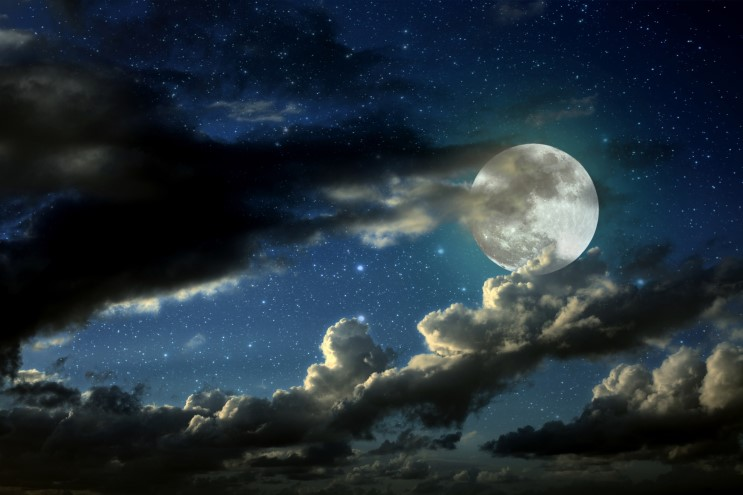
#> input picture 2021_SELF_STUDY/Python + OpenCV/picture/moon.jpg, 743 x 495 px
$ jupyter execute --allow-errors '2. OpenCV 이미지 처리.ipynb'
#> lines starting #> are read from the running program, lines starting #| are printed output that depends on the picture
[cell 1]
import numpy as np
import cv2
import matplotlib.pyplot as plt

### resize
* 크기 줄일때 : INTER_AREA
* 크기 늘릴때 : INTER_CUBIC, INTER_LINEAR

[cell 2]
image = cv2.imread('../Python + OpenCV/picture/moon.jpg')
#> image is the input picture: shape (495, 743, 3); mean B, G, R 56.2, 46.7, 33.8
print(image.shape)
#| (495, 743, 3)

[cell 3]
cv2.imshow('title', image)
cv2.waitKey(0)
cv2.destroyAllWindows()

[cell 4]
height, width = image.shape[:2]
#> height = 495; width = 743

[cell 5]
shrink = cv2.resize(image, None, fx = 0.5, fy = 0.5, interpolation = cv2.INTER_AREA)

expand1 = cv2.resize(image, (width*2, height*2), interpolation=cv2.INTER_CUBIC)

expand2 = cv2.resize(image, None, fx = 2, fy = 2, interpolation = cv2.INTER_CUBIC)

[cell 6]
cv2.imshow('shink', shrink)
cv2.waitKey(0)
cv2.destroyAllWindows()

print(shrink.shape)
#| (248, 372, 3)

[cell 7]
cv2.imshow('expand1', expand1)
cv2.waitKey(0)
cv2.destroyAllWindows()

print(expand1.shape)
#| (990, 1486, 3)

[cell 8]
cv2.imshow('expand2', expand2)
cv2.waitKey(0)
cv2.destroyAllWindows()

print(expand2.shape)
#| (990, 1486, 3)

### Translation
* warpAffine() : 이미지의 위치를 변경

[cell 9]
rows, cols = image.shape[:2]
#> rows = 495; cols = 743

M = np.float32([[1, 0, 10], [0, 1, 20]]) # x축으로는 10, y축으로는 20 이동

dst = cv2.warpAffine(image, M, (cols, rows))
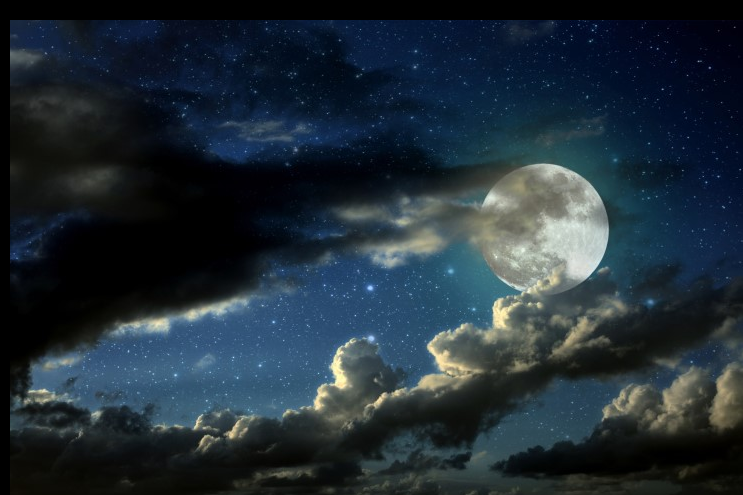
#> dst: shape (495, 743, 3); mean B, G, R 55.1, 45.6, 32.8

cv2.imshow('title', dst)
cv2.waitKey(0)
cv2.destroyAllWindows()

### Rotate
* getRotationMatrix2D(): 사진을 시계 반대방향으로 회전

[cell 10]
print(image.shape)
#| (495, 743, 3)

[cell 11]
rows, cols = image.shape[:2]

M = cv2.getRotationMatrix2D((cols/2, rows/2), 60, 0.5) # 중심좌표 = 가로/2, 세로/2

dst = cv2.warpAffine(image, M, (cols, rows))
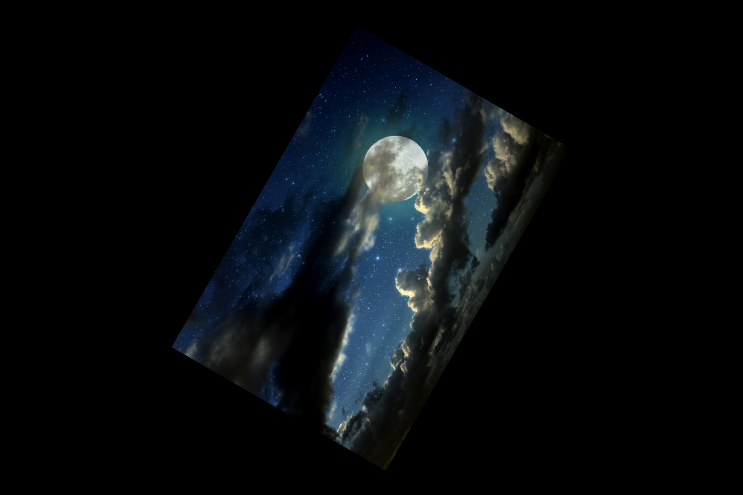
#> dst: shape (495, 743, 3); mean B, G, R 14, 11.7, 8.4

cv2.imshow('title', dst)
cv2.waitKey(0)
cv2.destroyAllWindows()

### Flip
대칭 변환

flipCode
* 양수 : 좌우대칭
* 0 : 상하대칭
* 음수 : 상하, 좌우 대칭

[cell 12]
img = cv2.imread('../Python + OpenCV/picture/moon.jpg')
print(img.shape)
#| (495, 743, 3)

[cell 13]
img = cv2.cvtColor(img, cv2.COLOR_BGR2RGB)

plt.imshow(img)
plt.show()

[cell 14]
result1 = cv2.flip(img, 1) # 좌우대칭
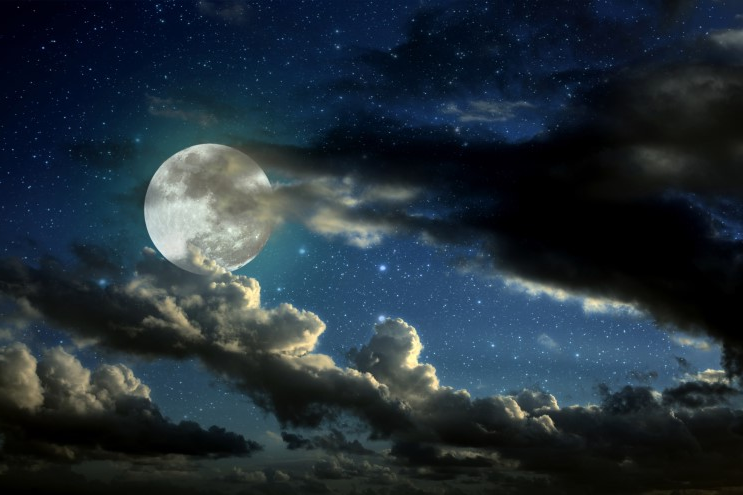
#> result1: shape (495, 743, 3); mean R, G, B 33.8, 46.7, 56.2

plt.imshow(result1)
plt.show()

[cell 15]
result2 = cv2.flip(img, 0) # 상하대칭
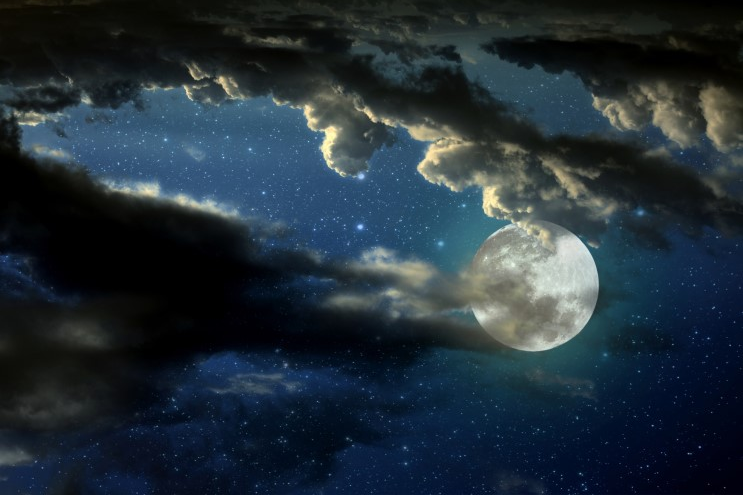
#> result2: shape (495, 743, 3); mean R, G, B 33.8, 46.7, 56.2

plt.imshow(result2)
plt.show()

[cell 16]
result3 = cv2.flip(img, -1) #상하좌우
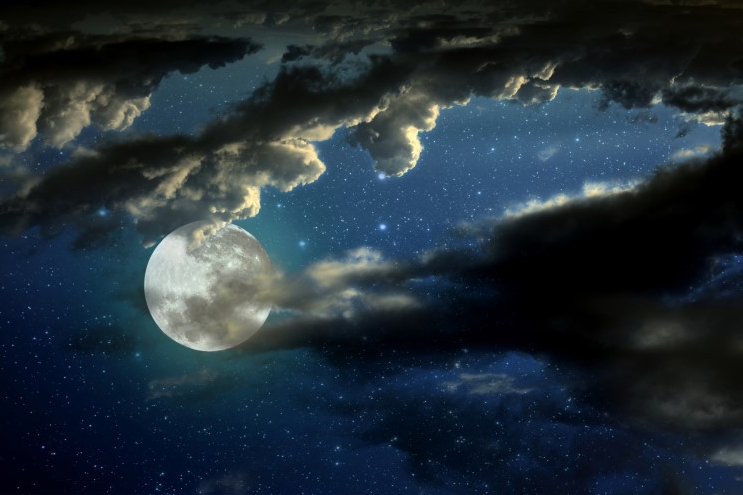
#> result3: shape (495, 743, 3); mean R, G, B 33.8, 46.7, 56.2

plt.imshow(result3)
plt.show()

### Affine Transformation
선의 평행선을 유지하면서 이미지를 변환
* 기준점 3개 → 이동 + 확대 + scale + 반전

[cell 17]
rows, cols, ch = image.shape
#> ch = 3

pts1 = np.float32([[200, 100], [400, 100], [200, 400]])
pts2 = np.float32([[200, 300], [400, 200], [200, 400]])

cv2.circle(image, (200, 100), 10, (255 , 0, 0), -1)
cv2.circle(image, (400, 100), 10, (0, 255, 0), -1)
cv2.circle(image, (200, 200), 10, (0, 0, 255), -1)

M = cv2.getAffineTransform(pts1, pts2) #pst1 이 pst2 로 이동

dst = cv2.warpAffine(image, M, (cols, rows))
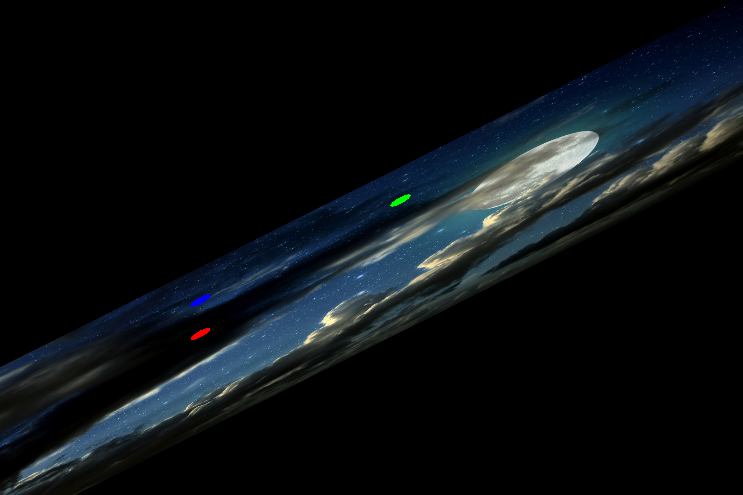
#> dst: shape (495, 743, 3); mean B, G, R 18.8, 15.6, 11.3

cv2.imshow('title', dst)
cv2.waitKey(0)
cv2.destroyAllWindows()

[cell 18]
plt.subplot(121), plt.imshow(image[:, :, ::-1]), plt.title('Image')
plt.subplot(122), plt.imshow(dst[:, :, ::-1]), plt.title('Affine')
plt.show()
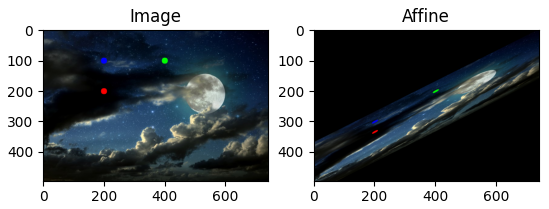
#> figure drawn by matplotlib, 2 panels

### Perspective Transformation
* 원근법을 유지하면서 변환 = 직선의 성질 유지, 평행성은 유지 X

[cell 19]
from PIL import Image
import requests
from io import BytesIO

url = 'https://cdn.pixabay.com/photo/2015/04/04/06/54/train-706219_960_720.jpg'
#> (the rest of this cell did not finish here and is left out)

[cell 20]
image = np.asarray(image)
print(image.shape)
#| (495, 743, 3)

[cell 21]
image = cv2.cvtColor(image, cv2.COLOR_RGB2BGR)

cv2.imshow('title', image)
cv2.waitKey(0)
cv2.destroyAllWindows()

[cell 22]
### 시계방향으로 좌표 지정해주자
top_left = (180, 300)
top_right = (270, 300)
bottom_right = (400, 550)
bottom_left = (80, 550)

# 원래 좌표 정보
pts1 = np.float32([top_left, top_right, bottom_right, bottom_left])

w1 = abs(bottom_right[0] - bottom_left[0]) # 하단부 가로
w2 = abs(top_right[0] - top_left[0]) # 상단부 가로
h1 = abs(top_right[1] - bottom_right[1]) # 오른쪽 세로
h2 = abs(top_left[1] - bottom_left[1]) # 왼쪽 세로

max_width = max([w1, w2])
max_height = max([h1, h2])

# 새 좌표 정보 → 정
pts2 = np.float32([[0, 0],
                  [max_width -1, 0], # 가로 -1, 0
                  [max_width -1, max_height-1], # 가로 -1, 세로 -1
                  [0, max_height-1]]) # 0, 세로 -1

[cell 23]
cv2.circle(image, top_left, 10, (255, 0, 0), -1)
cv2.circle(image, top_right, 10, (0, 255, 0), -1)
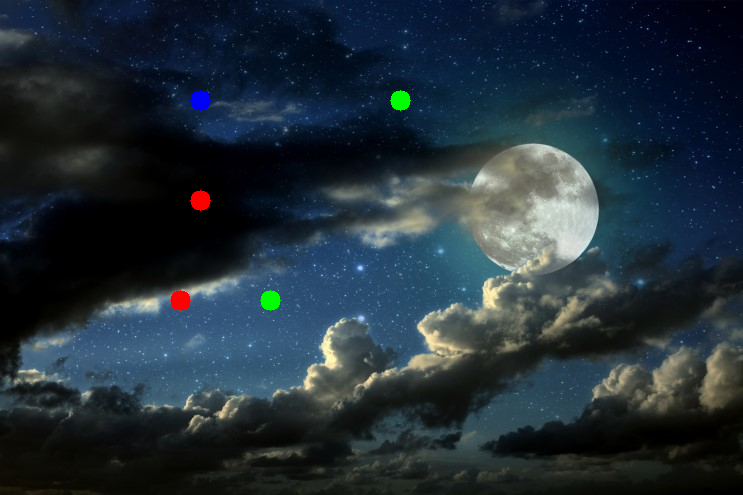
#> image: shape (495, 743, 3); mean R, G, B 34, 46.9, 56.1
cv2.circle(image, bottom_right, 10, (0, 0, 255), -1)
cv2.circle(image, bottom_left, 10, (0, 0, 0), -1)

[cell 24]
cv2.imshow('title', image)
cv2.waitKey(0)
cv2.destroyAllWindows()

[cell 25]
M = cv2.getPerspectiveTransform(pts1, pts2)

dst = cv2.warpPerspective(image, M, (max_width, max_height))
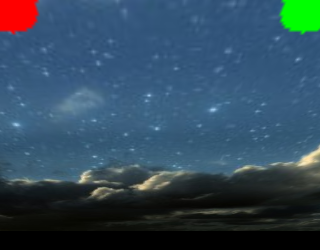
#> dst: shape (250, 320, 3); mean R, G, B 49.5, 74.2, 91.3

[cell 26]
plt.subplot(121), plt.imshow(image[:, :, ::-1]), plt.title('Image')
plt.subplot(122), plt.imshow(dst[:, :, ::-1]), plt.title('Perspective')
plt.show()
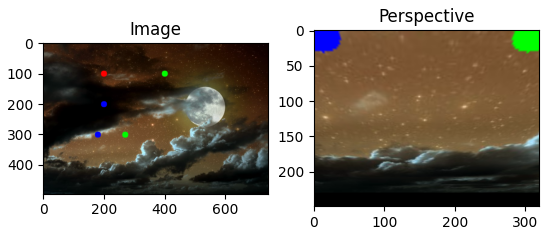
#> figure drawn by matplotlib, 2 panels

$ run again, with 2021_SELF_STUDY/Python + OpenCV/picture/airport.jpg copied over 2021_SELF_STUDY/Python + OpenCV/picture/moon.jpg
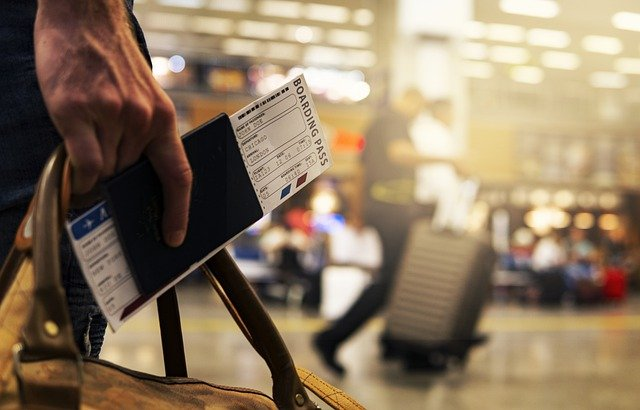
#> input picture 2021_SELF_STUDY/Python + OpenCV/picture/airport.jpg, 640 x 410 px
#> image is the input picture: shape (410, 640, 3); mean B, G, R 97.8, 121.6, 141
#| (410, 640, 3)
#| (205, 320, 3)
#| (820, 1280, 3)
#| (820, 1280, 3)
#| (410, 640, 3)
#| (410, 640, 3)
#| (410, 640, 3)
#> `dst = cv2.warpPerspective(image, M, (max_width, max_height))`:
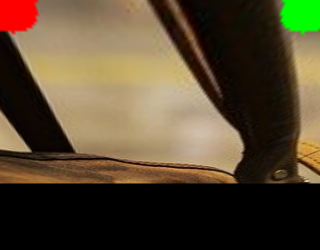
#> dst: shape (250, 320, 3); mean R, G, B 85.7, 71.7, 48.5
#> `plt.show()`:
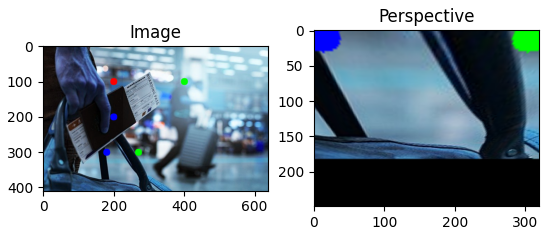
#> figure drawn by matplotlib, 2 panels
